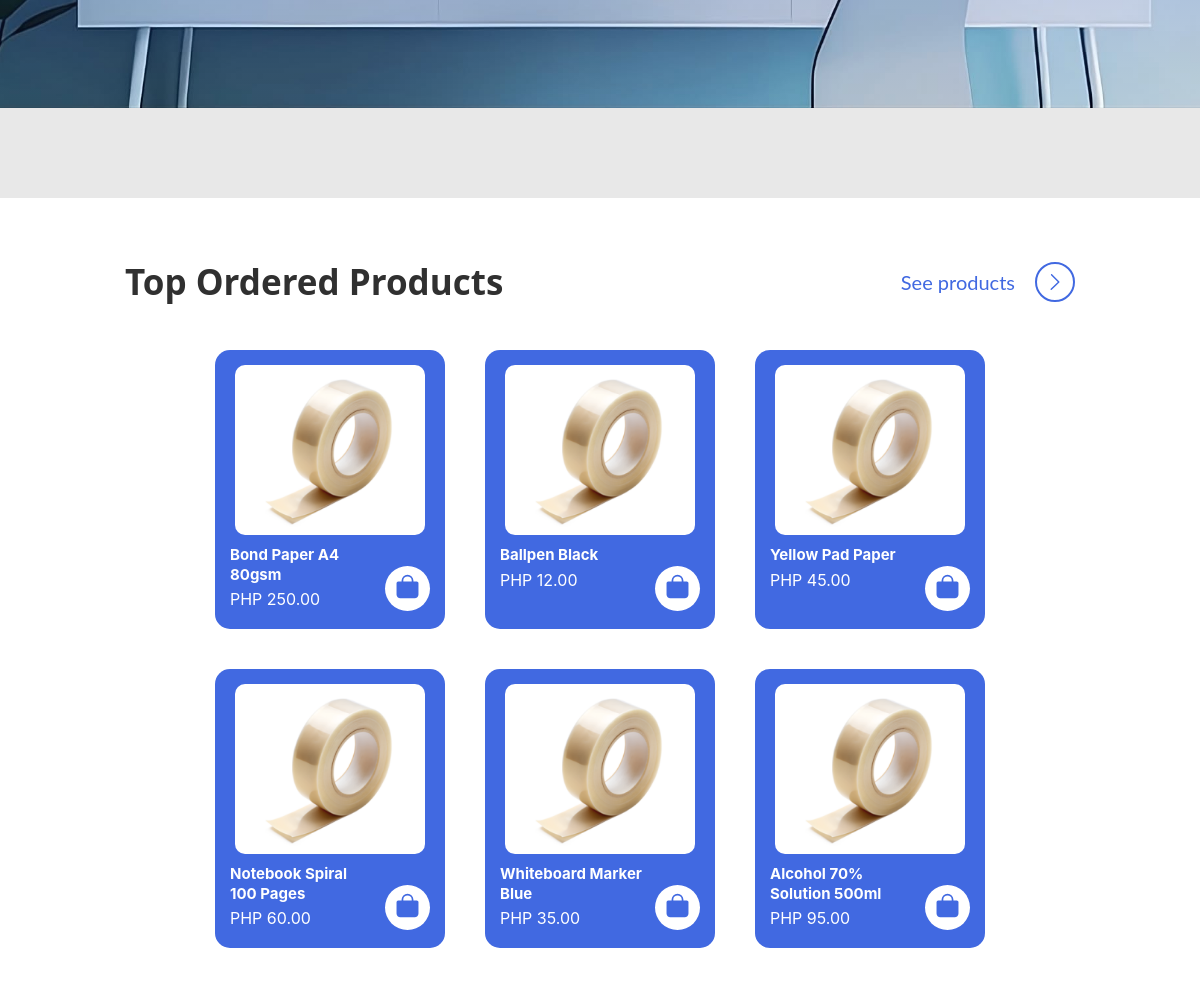
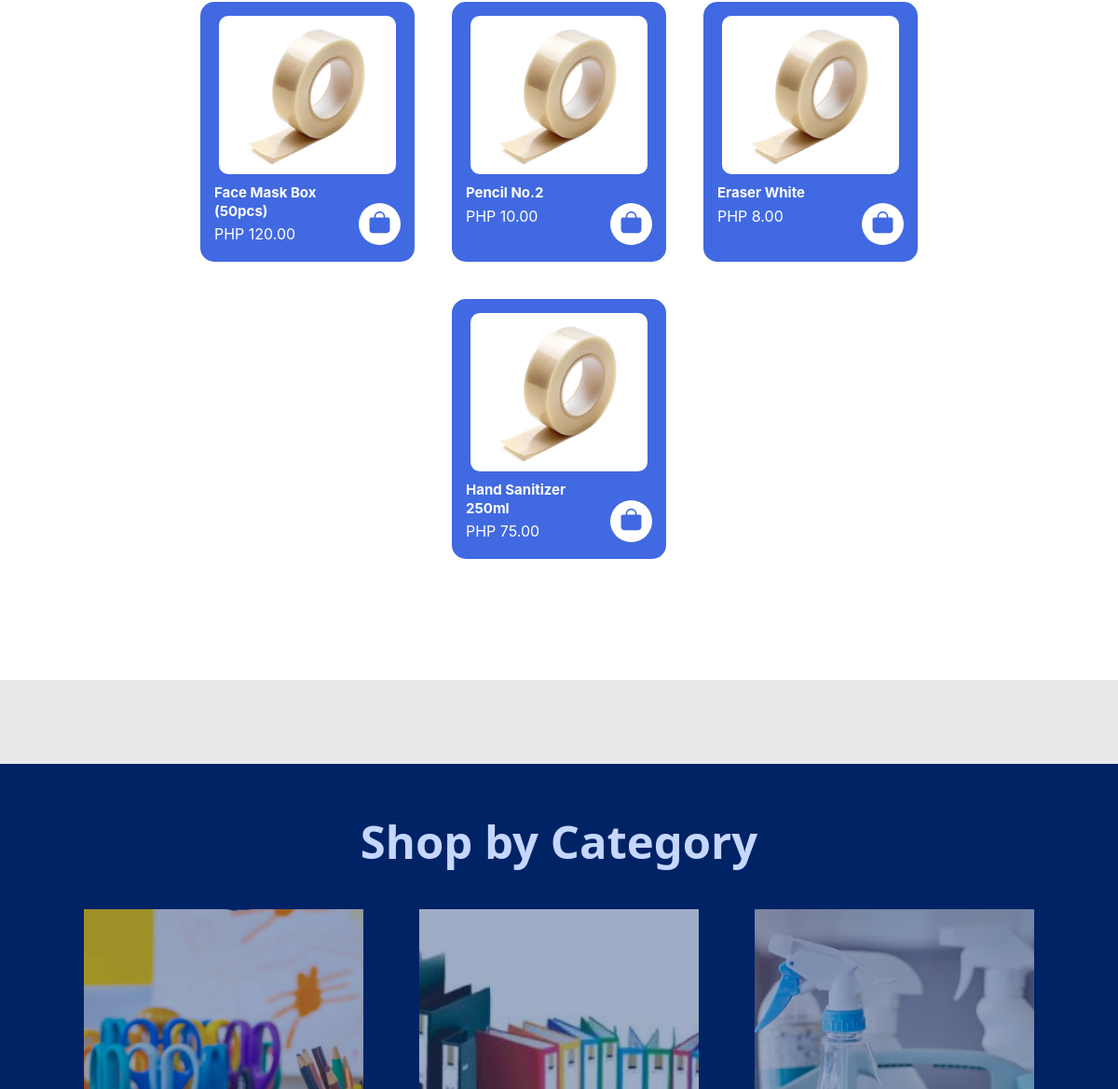
The app's page /pages/index.php (middle part), older data (2 pictures, top to bottom).
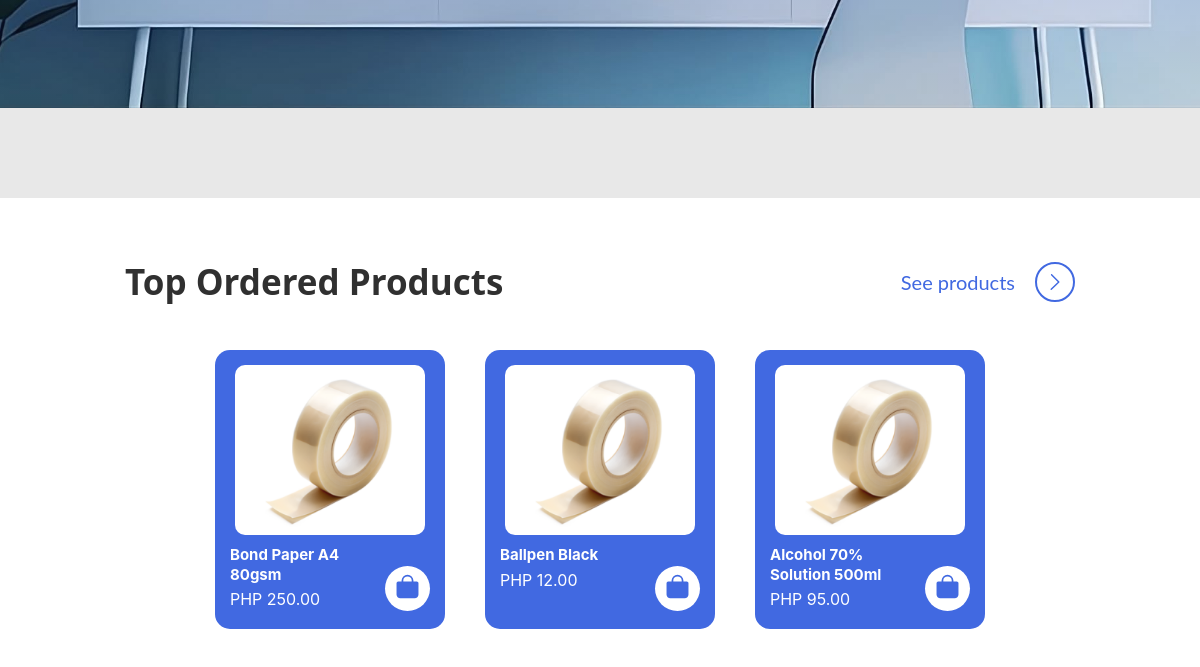
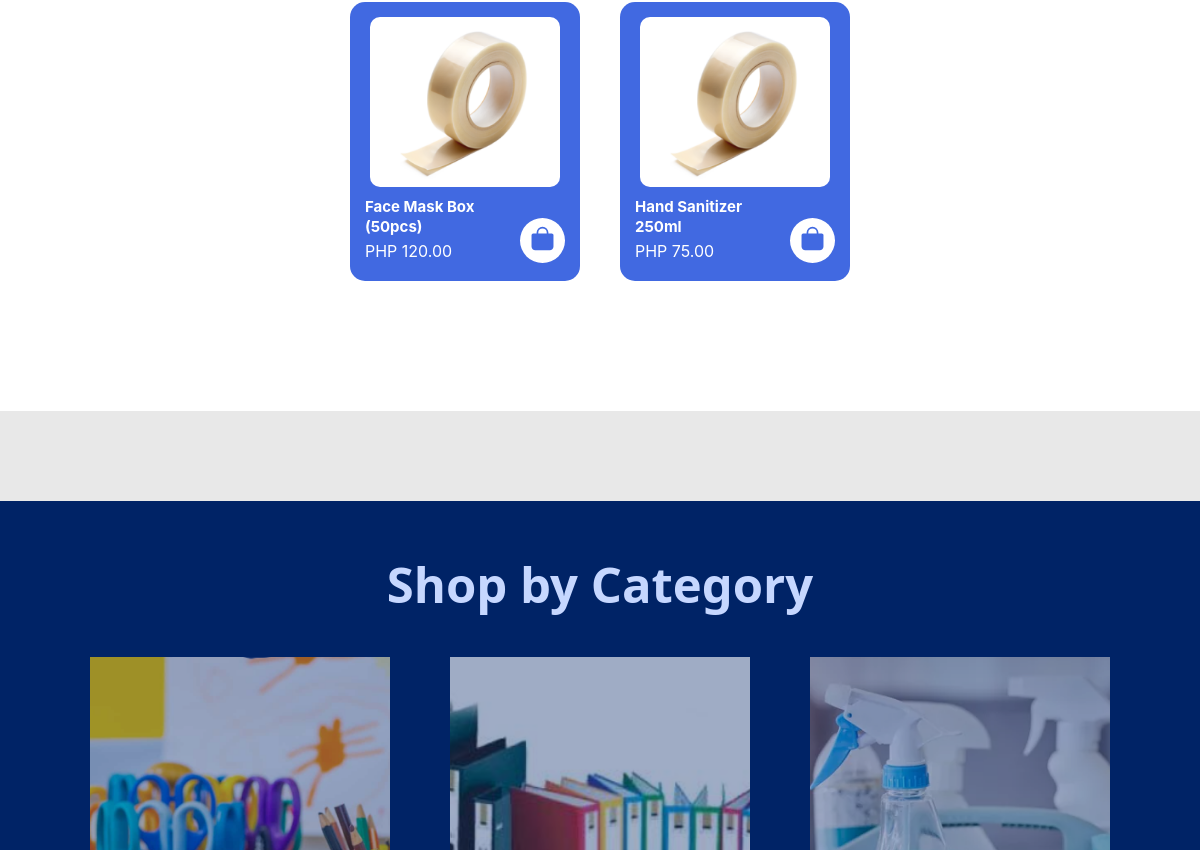
The same page, newer data (2 pictures, top to bottom).
### tables this page shows
CREATE TABLE `products` (
  `product_id` int(11) NOT NULL,
  `category_id` int(11) NOT NULL,
  `product_name` varchar(150) NOT NULL,
  `product_code` varchar(50) DEFAULT NULL,
  `description` text DEFAULT NULL,
  `price` decimal(10,2) NOT NULL,
  `stock_quantity` int(11) UNSIGNED NOT NULL,
  `min_stock_level` int(11) UNSIGNED DEFAULT 0,
  `product_image` varchar(255) DEFAULT NULL,
  `is_featured` tinyint(1) DEFAULT 0,
  `is_top_order` tinyint(1) DEFAULT 0,
  `isActive` tinyint(1) DEFAULT 1,
  `created_at` datetime DEFAULT current_timestamp(),
  `updated_at` timestamp NOT NULL DEFAULT current_timestamp() ON UPDATE current_timestamp()
);

### pages/index.php (the view, shortened to what this page needs)
<?php
require_once __DIR__ . '/../auth/mainpage-auth.php';
  try {
    $featured_products = $pdo->query("SELECT product_id, product_name, price FROM products WHERE is_featured = 1")->fetchAll(PDO::FETCH_ASSOC);
  } catch (PDOException $e) {
    echo "Database Error: " . $e->getMessage();
  }
 ?>
<!DOCTYPE html>
<html lang="en">
    <head>
        <link href="../assets/css/homepage.css" rel="stylesheet"/>
    </head>
    <body>
        <section class="hero">
        </section>
        <section class="products">
              <div class="products-header">
                  <h2>Top Ordered Products</h2>
                  <div class="products-actions">
                      <p>See products</p>
                      <div class="right-btn">
                          <a href="products.php">
                              <img alt="right" class="right-icon" src="../assets/svg/right-icon.svg"/>
                          </a>
                      </div>
                  </div>
              </div>
              <div class="product-grid">
                  <?php foreach ($featured_products as $products): ?>
                      <div class="product-card">
                          <a class="card-link" href="#">
                              <img alt="<?= htmlspecialchars($products['product_name']); ?>" src="../assets/images/scotch-tape-roll.png"/>
                              <div class="product-info">
                                  <h3><?= htmlspecialchars($products['product_name']); ?></h3>
                                  <p>PHP <?= number_format($products['price'], 2); ?></p>
                              </div>
                          </a>
                          <form action="../auth/add_to_cart.php" method="post">
                            <button type="submit" class="cart-btn">
                              <img alt="cart" src="../assets/svg/bag.svg"/>
                            </button>
                        </form>
                      </div>
                  <?php endforeach; ?>
              </div>
          </section>
        <section class="categories">
            <div class="categ-header">
                <h2>Shop by Category</h2>
            </div>
            <div class="categ-grid">
                <div class="categ-card">
                    <a href="#">
                        <img alt="School Supplies" src="../assets/images/school-supplies.png"/>
                        <div class="overlay">
                        </div>
                    </a>
                </div>
                <div class="categ-card">
                    <a href="#">
                        <img alt="Office Supplies" src="../assets/images/office-supplies.png"/>
                        <div class="overlay">
                        </div>
                    </a>
                </div>
                <div class="categ-card">
                    <a href="#">
                        <img alt="Sanitary Supplies" src="../assets/images/sanitary-supplies.png"/>
                        <div class="overlay">
                        </div>
                    </a>
                </div>
            </div>
        </section>
    </body>
</html>

Row changes from the older to the newer data that the page shows:
no longer on this page (row edited): products: product_name "Yellow Pad Paper", price "45.00"
no longer on this page (row edited): products: product_name "Notebook Spiral 100 Pages", price "60.00"
no longer on this page (row edited): products: product_name "Whiteboard Marker Blue", price "35.00"
no longer on this page (row edited): products: product_name "Pencil No.2", price "10.00"
no longer on this page (row edited): products: product_name "Eraser White", price "8.00"
